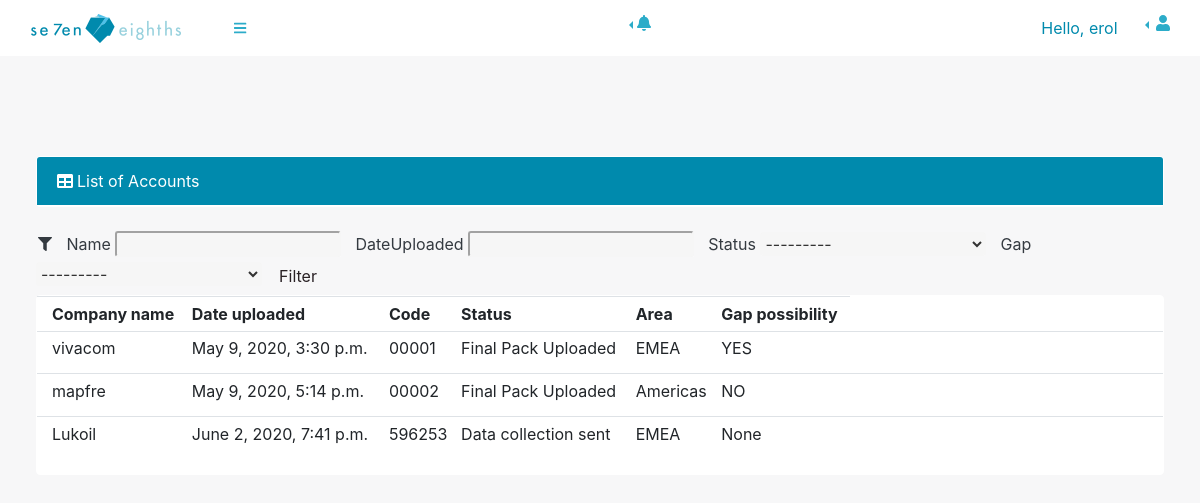
Page /listAccounts (signed in) on the earlier database version.
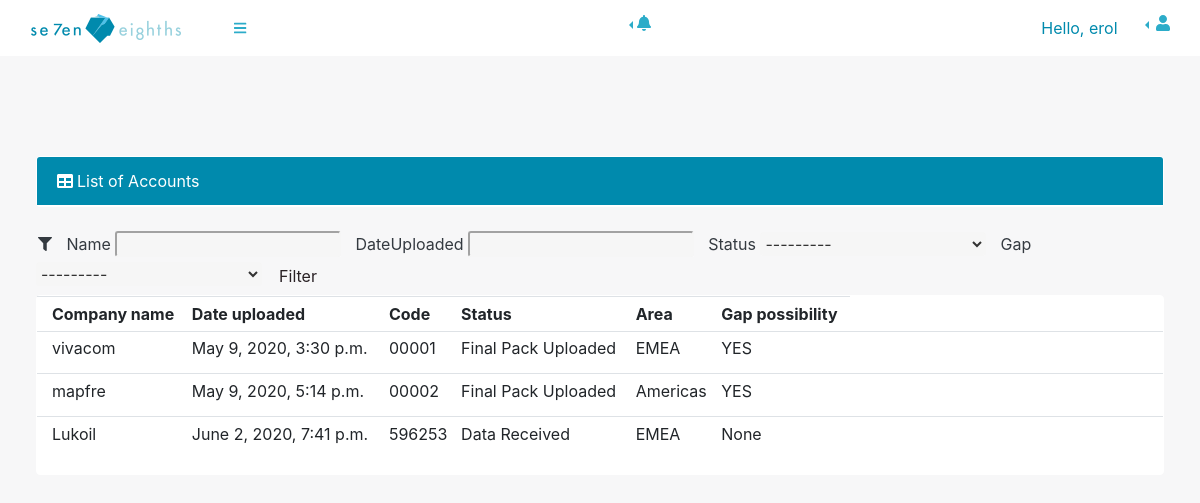
Same page on the later database version.
### base/models.py (models this page shows, shortened)
class Account(models.Model):
    AREAS = (
        ('EMEA', 'EMEA'),
        ('Americas', 'Americas'),
    )
    GAP = (
        ('YES', 'YES'),
        ('NO', 'NO'),
    )
    STATUS = (
        ('Data collection sent', 'Data collection sent'),
        ('Data Received', 'Data Received'),
        ('Analysis', 'Analysis'),
        ('Final Pack Uploaded', 'Final Pack Uploaded'),
    )
    username = models.ForeignKey(
        Access, blank=True,  null=True, on_delete=models.DO_NOTHING)
    name = models.CharField(max_length=30)
    code = models.CharField(max_length=30)
    dateReceived = models.DateTimeField(auto_now_add=True)
    dateUploaded = models.DateTimeField(auto_now_add=True)
    status = models.CharField(
        max_length=30, blank=True, null=True, choices=STATUS)
    area = models.CharField(max_length=10, choices=AREAS)
    finalPack = models.FileField(null=True, blank=True)
    notes = models.TextField(null=True, blank=True)
    gap = models.CharField(max_length=30, blank=True, null=True, choices=GAP)

### base/decorators.py (the view)
        def wrapper_func(request, *args, **kwargs):
            group = None
            if request.user.groups.exists():
                group = request.user.groups.all()[0].name
            if group in allowed_roles:
                return view_func(request, *args, **kwargs)
            else:
                return HttpResponse('You are not authorised to view this page')

### base/templatetags/groupFilter.py (called while the page is built)
@register.filter(name='has_group')
def has_group(user, group_name):
    return user.groups.filter(name=group_name).exists()

### base/views.py (called while the page is built)
@allowed_users(allowed_roles=['admin', 'MF'])
def listAccounts(request):
    groups = request.user.groups.values_list('name', flat=True)
    if 'MF' in groups:
        accounts = Account.objects.filter(
            username__username__contains=request.user)
    else:
        accounts = Account.objects.all()
    myAccountFilter = AccountFilter(request.POST, queryset=accounts)
    accounts = myAccountFilter.qs
    return render(request, 'base/listAccounts.html', {'accounts': accounts, 'myAccountFilter': myAccountFilter})

### base/templates/base/listAccounts.html (shortened to what this page needs)
{% extends 'base/navbars/sidenav.html' %} {% block content %}{%block body %}
{% load groupFilter %}
{% load widget_tweaks %}
{% load static %}
<body class="sb-nav-fixed sb-sidenav-toggled">
    {% endblock %}
    <div id="layoutSidenav_content">
        <div class="container-fluid" style="margin-top: 100px;">
            <div class="col-xl-12">
                <div class="card mb-4">
                    <div class="card-header">
                        <i class="fas fa-table mr-1"></i>List of Accounts
                    </div>
                </div>
                <form method="POST">
                    <i style="padding-left: 2px;" class="fas fa-filter"></i>
                    <span id="nameLabel">{{myAccountFilter.form.name.label}}</span>
                    {{myAccountFilter.form.name  | add_class:"selection"}}
                    <span id="nameLabel">{{myAccountFilter.form.dateUploaded.label}}</span>
                    {{myAccountFilter.form.dateUploaded  | add_class:"selection"}}
                    <span id="nameLabel">{{myAccountFilter.form.status.label}}</span>
                    {{myAccountFilter.form.status  | add_class:"selection"}}
                    <span id="nameLabel">{{myAccountFilter.form.gap.label}}</span>
                    {{myAccountFilter.form.gap  | add_class:"selection"}}
                    <button class="btn filterbtn" type="submit">Filter</button>
                </form>
                <div class="card card-body">
                    <table id="accountTable" class="table table-sm">
                        <tr>
                            <th></th>
                            <th>Company name</th>
                            <th>Date uploaded</th>
                            <th>Code</th>
                            <th>Status</th>
                            <th>Area</th>
                            <th>Gap possibility</th>
                        </tr>
                        {% for account in accounts %}
                        <tr>
                            <td></td>
                            <td>{{account.name}}</td>
                            <td>{{account.dateUploaded}}</td>
                            <td>{{account.code}}</td>
                            <td id="status">{{account.status}}</td>
                            <td>{{account.area}}</td>
                            <td>{{account.gap}}</td>
                        </tr>
                        {% endfor %}
                    </table>
                </div>
            </div>
        </div>
    </div>
    {%endblock%}

Differences in the rows shown:
changed Account "mapfre": gap "NO" → "YES"
changed Account "Lukoil": status "Data collection sent" → "Data Received"
